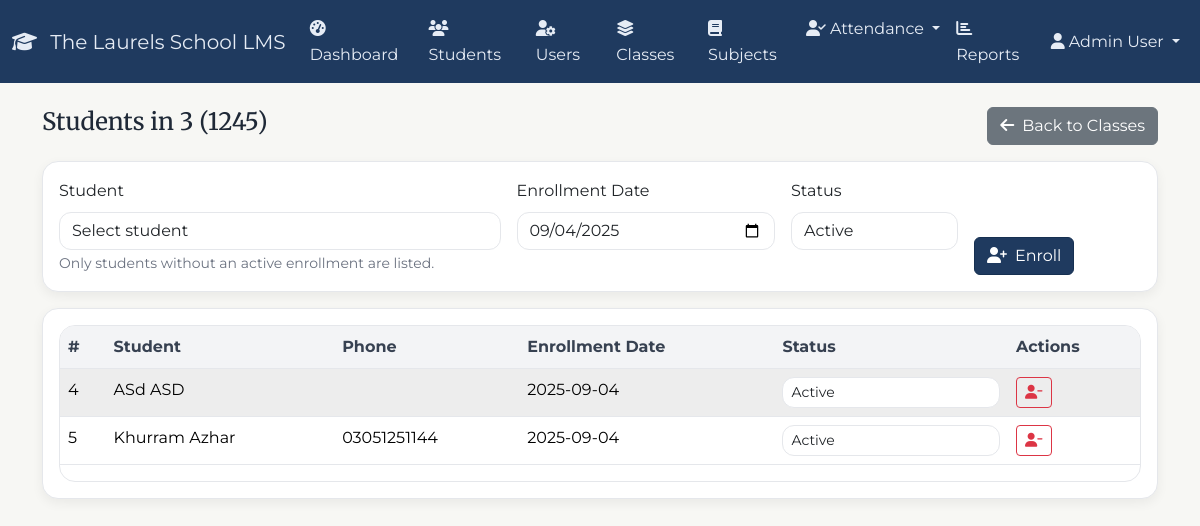
The page /admin/class_students.php?class_id=3 (signed in) on the database its author committed.
### tables this page shows
CREATE TABLE `classes` (
  `id` int(11) NOT NULL,
  `name` varchar(100) NOT NULL,
  `academic_year` varchar(20) NOT NULL,
  `description` text DEFAULT NULL,
  `created_at` timestamp NOT NULL DEFAULT current_timestamp(),
  `updated_at` timestamp NOT NULL DEFAULT current_timestamp() ON UPDATE current_timestamp()
);

CREATE TABLE `enrollments` (
  `id` int(11) NOT NULL,
  `student_id` int(11) NOT NULL,
  `class_id` int(11) NOT NULL,
  `enrollment_date` date NOT NULL,
  `status` enum('active','completed','dropped') NOT NULL DEFAULT 'active',
  `created_at` timestamp NOT NULL DEFAULT current_timestamp(),
  `updated_at` timestamp NOT NULL DEFAULT current_timestamp() ON UPDATE current_timestamp()
);

CREATE TABLE `students` (
  `id` int(11) NOT NULL,
  `student_code` varchar(20) DEFAULT NULL,
  `first_name` varchar(50) NOT NULL,
  `middle_name` varchar(50) DEFAULT NULL,
  `last_name` varchar(50) NOT NULL,
  `sex` enum('Male','Female') NOT NULL,
  `date_of_birth` date NOT NULL,
  `birth_place` varchar(100) NOT NULL,
  `religion` varchar(50) DEFAULT NULL,
  `address` text NOT NULL,
  `city` varchar(50) NOT NULL,
  `phone` varchar(20) DEFAULT NULL,
  `father_name` varchar(100) NOT NULL,
  `father_occupation` varchar(100) DEFAULT NULL,
  `father_address` text DEFAULT NULL,
  `father_position` varchar(100) DEFAULT NULL,
  `father_work_phone` varchar(20) DEFAULT NULL,
  `father_cell` varchar(20) DEFAULT NULL,
  `mother_name` varchar(100) NOT NULL,
  `mother_occupation` varchar(100) DEFAULT NULL,
  `mother_address` text DEFAULT NULL,
  `mother_position` varchar(100) DEFAULT NULL,
  `mother_work_phone` varchar(20) DEFAULT NULL,
  `mother_cell` varchar(20) DEFAULT NULL,
  `guardian_name` varchar(100) DEFAULT NULL,
  `guardian_relation` varchar(50) DEFAULT NULL,
  `guardian_phone` varchar(20) DEFAULT NULL,
  `guardian_address` text DEFAULT NULL,
  `emergency_contact_name` varchar(100) NOT NULL,
  `emergency_contact_phone` varchar(20) NOT NULL,
  `last_school_attended` varchar(200) DEFAULT NULL,
  `last_school_year` varchar(10) DEFAULT NULL,
  `last_school_grade` varchar(20) DEFAULT NULL,
  `last_school_address` text DEFAULT NULL,
  `has_asthma` tinyint(1) DEFAULT 0,
  `has_allergies` tinyint(1) DEFAULT 0,
  `has_heart_disease` tinyint(1) DEFAULT 0,
  `has_convulsions` tinyint(1) DEFAULT 0,
  `has_diabetes` tinyint(1) DEFAULT 0,
  `has_cancer` tinyint(1) DEFAULT 0,
  `has_tuberculosis` tinyint(1) DEFAULT 0,
  `has_epilepsy` tinyint(1) DEFAULT 0,
  `has_hearing_problems` tinyint(1) DEFAULT 0,
  `has_speech_problems` tinyint(1) DEFAULT 0,
  `has_orthopedic_problems` tinyint(1) DEFAULT 0,
  `has_other_problems` tinyint(1) DEFAULT 0,
  `other_problems_description` text DEFAULT NULL,
  `major_operations_injuries` text DEFAULT NULL,
  `regular_medication` text DEFAULT NULL,
  `family_physician_name` varchar(100) DEFAULT NULL,
  `family_physician_phone` varchar(20) DEFAULT NULL,
  `heard_through_newspapers` tinyint(1) DEFAULT 0,
  `heard_through_advertisements` tinyint(1) DEFAULT 0,
  `heard_through_friends` tinyint(1) DEFAULT 0,
  `heard_through_relatives` tinyint(1) DEFAULT 0,
  `heard_through_other` tinyint(1) DEFAULT 0,
  `heard_through_other_description` text DEFAULT NULL,
  `application_date` date NOT NULL,
  `parent_signature` varchar(255) DEFAULT NULL,
  `passport_photo` varchar(255) DEFAULT NULL,
  `school_leaving_certificate` varchar(255) DEFAULT NULL,
  `recent_exam_results` varchar(255) DEFAULT NULL,
  `father_nic_copy` varchar(255) DEFAULT NULL,
  `mother_nic_copy` varchar(255) DEFAULT NULL,
  `guardian_nic_copy` varchar(255) DEFAULT NULL,
  `birth_certificate` varchar(255) DEFAULT NULL,
  `is_verified` tinyint(1) DEFAULT 0,
  `verified_by` int(11) DEFAULT NULL,
  `verified_at` timestamp NULL DEFAULT NULL,
  `verification_notes` text DEFAULT NULL,
  `status` enum('pending','active','inactive','withdrawn','completed','suspended','expelled','transferred','graduated','on_leave') DEFAULT 'pending',
  `created_at` timestamp NOT NULL DEFAULT current_timestamp(),
  `updated_at` timestamp NOT NULL DEFAULT current_timestamp() ON UPDATE current_timestamp()
);

### admin/class_students.php (the view, shortened to what this page needs)
<?php
$pdo = getDBConnection();
$pdo->exec("CREATE TABLE IF NOT EXISTS enrollments (
  id INT PRIMARY KEY AUTO_INCREMENT,
  student_id INT NOT NULL,
  class_id INT NOT NULL,
  enrollment_date DATE NOT NULL,
  status ENUM('active','completed','dropped') NOT NULL DEFAULT 'active',
  created_at TIMESTAMP DEFAULT CURRENT_TIMESTAMP,
  updated_at TIMESTAMP DEFAULT CURRENT_TIMESTAMP ON UPDATE CURRENT_TIMESTAMP,
  UNIQUE KEY uq_enrollment (student_id, class_id),
  FOREIGN KEY (student_id) REFERENCES students(id) ON DELETE CASCADE,
  FOREIGN KEY (class_id) REFERENCES classes(id) ON DELETE CASCADE
) ENGINE=InnoDB DEFAULT CHARSET=utf8mb4;");
$classId = isset($_GET['class_id']) ? (int)$_GET['class_id'] : 0;
$stmt = $pdo->prepare('SELECT * FROM classes WHERE id=?');
$stmt->execute([$classId]);
$class = $stmt->fetch();
$enrolled = $pdo->prepare('SELECT e.id, e.enrollment_date, e.status, s.first_name, s.middle_name, s.last_name, s.phone, s.id AS student_id
                           FROM enrollments e JOIN students s ON s.id=e.student_id WHERE e.class_id=? ORDER BY s.first_name, s.last_name');
$enrolled->execute([$classId]);
$enrolled = $enrolled->fetchAll();
?>
<!DOCTYPE html>
<html lang="en">
<head>
    <link href="https://cdn.jsdelivr.net/npm/bootstrap@5.3.2/dist/css/bootstrap.min.css" rel="stylesheet">
    <link href="https://cdnjs.cloudflare.com/ajax/libs/font-awesome/6.4.0/css/all.min.css" rel="stylesheet">
    <link href="../assets/css/theme.css" rel="stylesheet">
</head>
<body>
<?php $active='classes'; include __DIR__.'/partials/navbar.php'; ?>
<div class="container mt-4">
    <div class="d-flex justify-content-between align-items-center mb-3">
        <h1 class="h4">Students in <?php echo htmlspecialchars($class['name']); ?> (<?php echo htmlspecialchars($class['academic_year']); ?>)</h1>
        <a href="classes.php" class="btn btn-secondary"><i class="fas fa-arrow-left me-2"></i>Back to Classes</a>
    </div>
    <div class="card mb-3"><div class="card-body">
        <form method="POST" class="row g-3">
            <div class="col-md-5">
                <label class="form-label">Student</label>
                <select name="student_id" class="form-select" required>
                    <option value="">Select student</option>
                </select>
                <small class="text-muted">Only students without an active enrollment are listed.</small>
            </div>
            <div class="col-md-3">
                <label class="form-label">Enrollment Date</label>
                <input type="date" name="enrollment_date" class="form-control" value="<?php echo date('Y-m-d'); ?>">
            </div>
            <div class="col-md-2">
                <label class="form-label">Status</label>
                <select name="status" class="form-select">
                    <option value="active">Active</option>
                </select>
            </div>
            <div class="col-md-2 align-self-end">
                <button class="btn btn-primary"><i class="fas fa-user-plus me-2"></i>Enroll</button>
            </div>
        </form>
    </div></div>
    <div class="card"><div class="card-body">
        <div class="table-responsive rounded-lg">
            <table class="table table-striped">
                <thead><tr>
                    <th>#</th>
                    <th>Student</th>
                    <th>Phone</th>
                    <th>Enrollment Date</th>
                    <th>Status</th>
                    <th>Actions</th>
                </tr></thead>
                <tbody>
                <?php foreach ($enrolled as $row): $full = trim($row['first_name'].' '.($row['middle_name']??'').' '.$row['last_name']); ?>
                    <tr>
                        <td><?php echo $row['id']; ?></td>
                        <td><?php echo htmlspecialchars($full); ?></td>
                        <td><?php echo htmlspecialchars($row['phone'] ?? ''); ?></td>
                        <td><?php echo htmlspecialchars($row['enrollment_date']); ?></td>
                        <td>
                            <form method="POST" class="d-inline">
                                <select name="status" class="form-select form-select-sm" onchange="this.form.submit()">
                                    <option value="active" <?php echo $row['status']==='active'?'selected':''; ?>>Active</option>
                                </select>
                            </form>
                        </td>
                        <td>
                            <form method="POST" onsubmit="return confirm('Unenroll this student from the class?');" class="d-inline">
                                <button class="btn btn-sm btn-outline-danger"><i class="fas fa-user-minus"></i></button>
                            </form>
                        </td>
                    </tr>
                <?php endforeach; ?>
                </tbody>
            </table>
        </div>
    </div></div>
</div>
</body>
</html>

### assets/css/theme.css (style rules this page uses)
:root { --color-navy: #1f3a5f; --color-navy-700: #163051; --color-green: #2a6f4e; --color-green-700: #225b40; --color-bg: #f7f7f4; --color-surface: #ffffff; --color-muted: #6b7280; --color-border: #e5e7eb; --radius-md: 12px; --radius-lg: 16px; --shadow-sm: 0 4px 12px rgba(0,0,0,0.06); --shadow-md: 0 8px 24px rgba(0,0,0,0.08); }
html, body { background: var(--color-bg); color: #1f2937; font-family: 'Montserrat', system-ui, -apple-system, Segoe UI, Roboto, Helvetica, Arial, 'Apple Color Emoji', 'Segoe UI Emoji', 'Segoe UI Symbol'; line-height: 1.6; }
h1, h2, h3, h4, h5, h6 { font-family: 'Merriweather', Georgia, 'Times New Roman', serif; color: var(--color-navy); }
.btn-primary { background: var(--color-navy); border-color: var(--color-navy-700); }
.card { border: 1px solid var(--color-border); border-radius: var(--radius-lg); box-shadow: var(--shadow-sm); background: var(--color-surface); }
.table { border-color: var(--color-border); }
.table thead th { background: #f3f4f6; color: #374151; border-bottom: 1px solid var(--color-border); }
.table-striped > tbody > tr:nth-of-type(odd) > * { background-color: #fafafa; }
.form-control, .form-select, textarea { border-radius: var(--radius-md); border-color: var(--color-border); background: #fff; }
.table-responsive { border-radius: var(--radius-lg); border: 1px solid var(--color-border); overflow: hidden; background: #fff; }
.rounded-lg { border-radius: var(--radius-lg) !important; }
.text-muted { color: var(--color-muted) !important; }
.container .h1, .container .h2, .container .h3, .container .h4 { margin-bottom: .5rem; }
a { color: var(--color-navy); }

### rows shown on the page
classes: name "3", academic_year "1245"
enrollments: id "4", student.last_name "ASd ASD", enrollment_date "2025-09-04", status "Active"
enrollments: id "5", student.last_name "Khurram Azhar", student.phone "03051251144", enrollment_date "2025-09-04", status "Active"

### other values the page prints
$_SESSION['user_name'] "Admin User"
